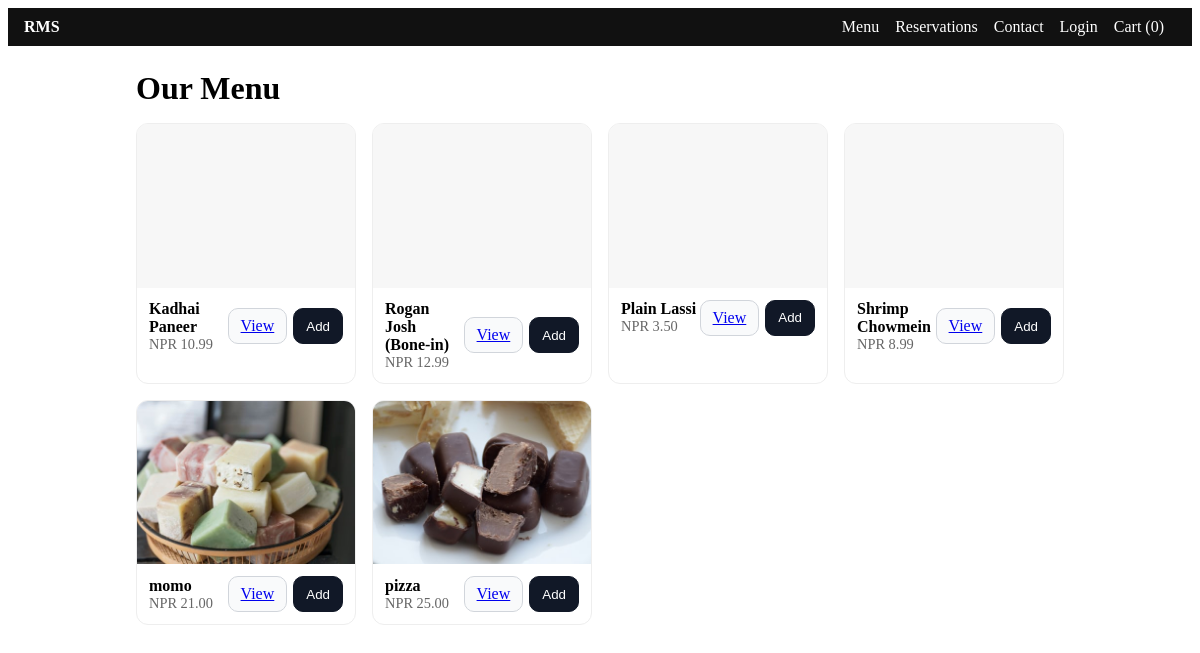
The app's page /menu/ with its own data.
### menu/models.py (models this page shows, shortened)
class MenuItem(models.Model):
    category = models.ForeignKey(MenuCategory, on_delete=models.CASCADE, related_name='items')
    name = models.CharField(max_length=200)
    description = models.TextField(blank=True)
    price = models.DecimalField(max_digits=10, decimal_places=2)
    image = models.ImageField(upload_to='menu_items/', null=True, blank=True)
    is_vegetarian = models.BooleanField(default=False)
    is_available = models.BooleanField(default=True)
    preparation_time = models.PositiveIntegerField(default=15, help_text="Minutes")
    sort_order = models.PositiveIntegerField(default=0)
    created_at = models.DateTimeField(auto_now_add=True)
    class Meta:
        ordering = ['sort_order', 'name']

### storefront/views.py (the view)
# urls.py: path("menu/", MenuItemsView.as_view(), name="menu"),
class MenuItemsView(TemplateView):
    template_name = "storefront/menu_items.html"
    def get_context_data(self, **kwargs):
        ctx = super().get_context_data(**kwargs)
        if MenuItem is None:  # app not ready yet
            ctx["items"] = []
            return ctx
        qs = MenuItem.objects.all()
        try:
            MenuItem._meta.get_field("is_active")
        except FieldDoesNotExist:
            pass
        else:
            qs = qs.filter(is_active=True)
        category_exists = False
        try:
            MenuItem._meta.get_field("category")
        except FieldDoesNotExist:
            category_exists = False
        else:
            qs = qs.select_related("category")
            category_exists = True
        order_by = []
        if category_exists:
            order_by.append("category__name")
        try:
            MenuItem._meta.get_field("name")
            order_by.append("name")
        except FieldDoesNotExist:
            order_by.append("id")
        qs = qs.order_by(*order_by)
        ctx["items"] = qs
        ctx.update(_ctx("menu"))
        return ctx

### storefront/context.py (called while the page is built)
def site_context(request):
    return {
        "SITE_NAME": getattr(settings, "SITE_NAME", "RMS Store"),
        "GA_MEASUREMENT_ID": getattr(settings, "GA_MEASUREMENT_ID", ""),
        "WHATSAPP_NUMBER": getattr(settings, "WHATSAPP_NUMBER", ""),
        "BRANCHES": getattr(settings, "BRANCHES", []),
        "DEFAULT_CURRENCY": getattr(settings, "DEFAULT_CURRENCY", "NPR"),
    }

### storefront/views.py (called while the page is built)
def _ctx(page: str | None = None, **kw):
    base = {"page": page or ""}
    base.update(kw)
    return base

### storefront/templates/storefront/menu_items.html (shortened to what this page needs)
{% extends "storefront/base.html" %}
{% load static %}
{% block content %}
  <div class="container" style="max-width:1060px;margin:24px auto;">
    <h1 style="margin-bottom:16px;">Our Menu</h1>
    <div class="menu-grid" style="display:grid;grid-template-columns:repeat(auto-fill,minmax(220px,1fr));gap:16px;">
      {% for item in items %}
        <div class="menu-card" style="border:1px solid #eee;border-radius:12px;overflow:hidden;">
          <a href="{% url 'storefront:menu-item' item.id %}" style="text-decoration:none;color:inherit;">
            <div style="aspect-ratio:4/3;background:#f7f7f7;display:flex;align-items:center;justify-content:center;">
              {% if item.image %}
                <img src="{{ item.image.url }}" alt="{{ item.name }}" style="width:100%;height:100%;object-fit:cover;">
              {% else %}
                <img src="{% static 'storefront/img/placeholder.jpg' %}" alt="" style="width:60%;opacity:.6;">
              {% endif %}
            </div>
          </a>
          <div style="padding:12px;">
            <div style="display:flex;align-items:center;justify-content:space-between;">
              <div>
                <div style="font-weight:600;">{{ item.name }}</div>
                <div class="muted">{{ DEFAULT_CURRENCY|default:"NPR" }} {{ item.price }}</div>
              </div>
              <div style="display:flex;gap:6px;">
                <a href="{% url 'storefront:menu-item' item.id %}" class="btn btn-secondary">View</a>
                <button
                  class="btn btn-primary add-to-cart"
                  data-id="{{ item.id }}"
                  data-name="{{ item.name|escape }}"
                  data-price="{{ item.price }}"
                  data-image="{% if item.image %}{{ item.image.url }}{% endif %}"
                >
                  Add
                </button>
              </div>
            </div>
          </div>
        </div>
      {% empty %}
        <p>No items available.</p>
      {% endfor %}
    </div>
  </div>
{% endblock %}

### storefront/static/storefront/styles.css (style rules this page uses)
.muted { color: #6b7280; font-size: 14px; }
.btn { border: 1px solid #d1d5db; background: #f9fafb; padding: 8px 12px; border-radius: 10px; cursor: pointer; }
.btn-primary { background: #111827; color: #fff; border-color: #111827; }
.container { max-width: 960px; margin: 24px auto; padding: 0 16px; }

### storefront/templates/storefront/base.html (style rules this page uses)
.muted { color:#666; font-size: 0.9em; }
.container { max-width: 960px; margin: 24px auto; padding: 0 16px; }
input, select, button { padding:8px 12px; border-radius:8px; border:1px solid #d1d5db; }
button { cursor:pointer; background:#111; color:#fff; border-color:#111; }

### records on screen
MenuItem: name "Kadhai Paneer", DEFAULT_CURRENCY "NPR", price "10.99"
MenuItem: name "Rogan Josh (Bone-in)", DEFAULT_CURRENCY "NPR", price "12.99"
MenuItem: name "Plain Lassi", DEFAULT_CURRENCY "NPR", price "3.50"
MenuItem: name "Shrimp Chowmein", DEFAULT_CURRENCY "NPR", price "8.99"
MenuItem: image (picture), name "momo", DEFAULT_CURRENCY "NPR", price "21.00"
MenuItem: image (picture), name "pizza", DEFAULT_CURRENCY "NPR", price "25.00"
